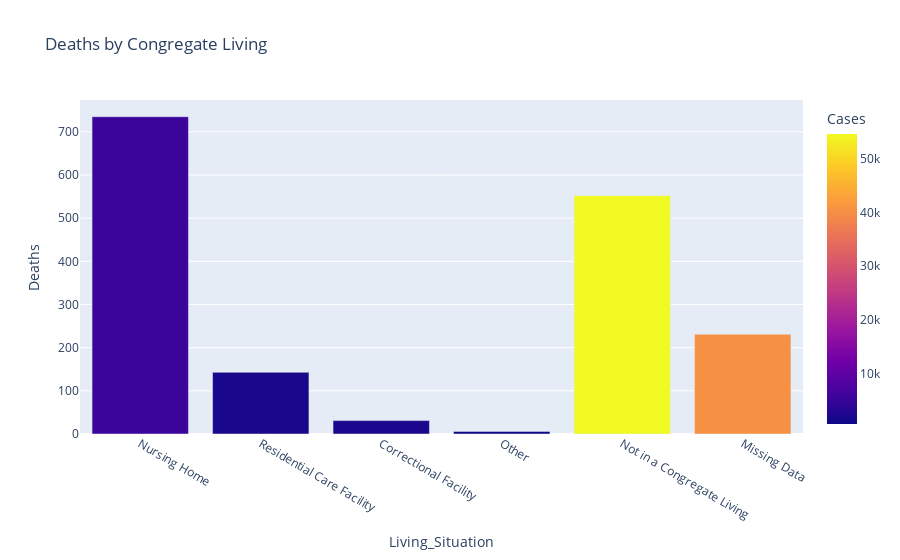

The notebook cell saved with this chart:
### Code cell
fig = px.bar(df.reset_index(), x='Living_Situation',y = 'Deaths', color = 'Cases', title='Deaths by Congregate Living')
fig.show()
# pio.write_html(fig, file='Deaths_by_CLS.html', auto_open=True)

### Figure 1 — Plotly figure (JSON) as saved in the notebook; plotly's stock layout.template omitted (floating-point values rounded to 4 significant figures)
{"data": [{"alignmentgroup": "True", "hovertemplate": "Living_Situation=%{x}<br>Deaths=%{y}<br>Cases=%{marker.color}<extra></extra>", "legendgroup": "", "marker": {"color": [5475, 1860, 2001, 580, 54670, 40415], "coloraxis": "coloraxis"}, "name": "", "offsetgroup": "", "orientation": "v", "showlegend": false, "textposition": "auto", "type": "bar", "x": ["Nursing Home", "Residential Care Facility", "Correctional Facility", "Other", "Not in a Congregate Living", "Missing Data"], "xaxis": "x", "y": [735, 143, 31, 6, 552, 231], "yaxis": "y"}], "layout": {"autosize": true, "barmode": "relative", "coloraxis": {"colorbar": {"title": {"text": "Cases"}}, "colorscale": [[0, "#0d0887"], [0.1111, "#46039f"], [0.2222, "#7201a8"], [0.3333, "#9c179e"], [0.4444, "#bd3786"], [0.5556, "#d8576b"], [0.6667, "#ed7953"], [0.7778, "#fb9f3a"], [0.8889, "#fdca26"], [1, "#f0f921"]]}, "legend": {"tracegroupgap": 0}, "title": {"text": "Deaths by Congregate Living"}, "xaxis": {"anchor": "y", "autorange": true, "domain": [0, 1], "range": [-0.5, 5.5], "title": {"text": "Living_Situation"}, "type": "category"}, "yaxis": {"anchor": "x", "autorange": true, "domain": [0, 1], "range": [0, 773.7], "title": {"text": "Deaths"}, "type": "linear"}}}
